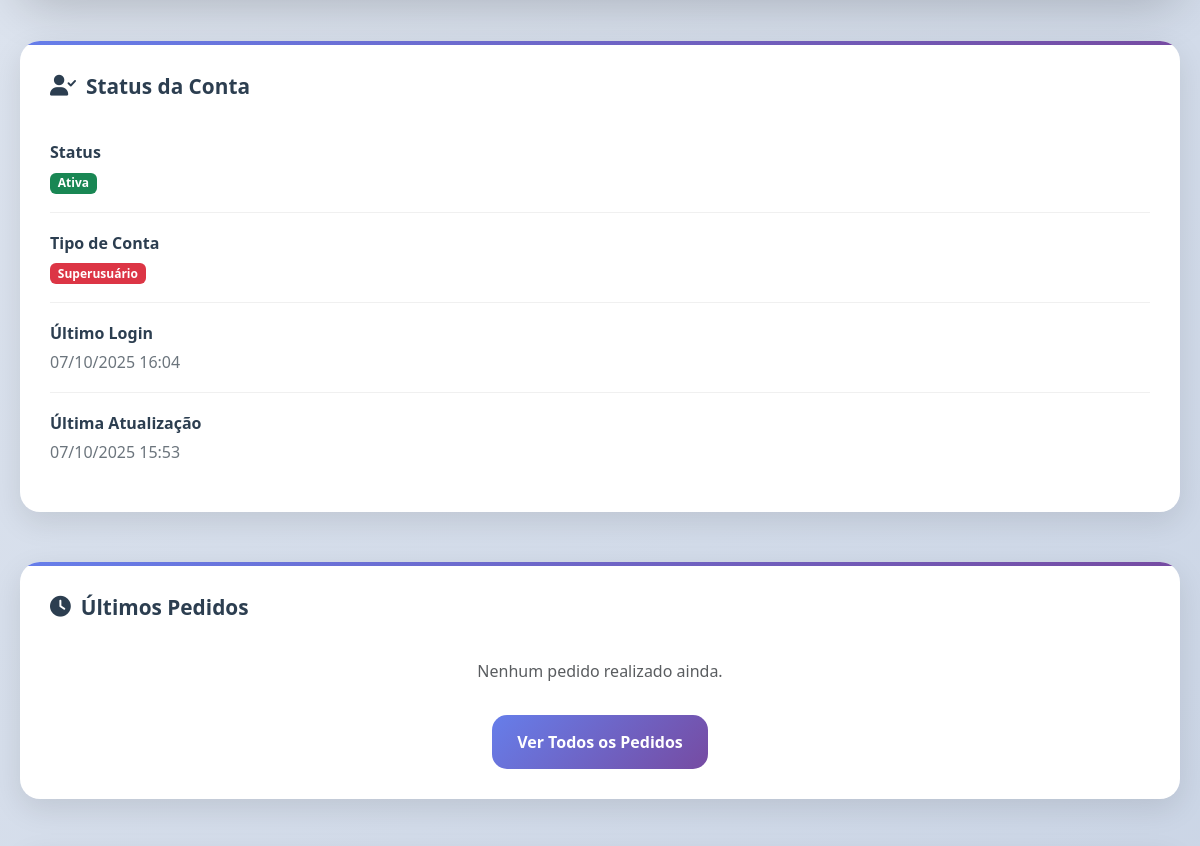
Page /register/perfil/ (signed in, middle part) on the earlier database version.
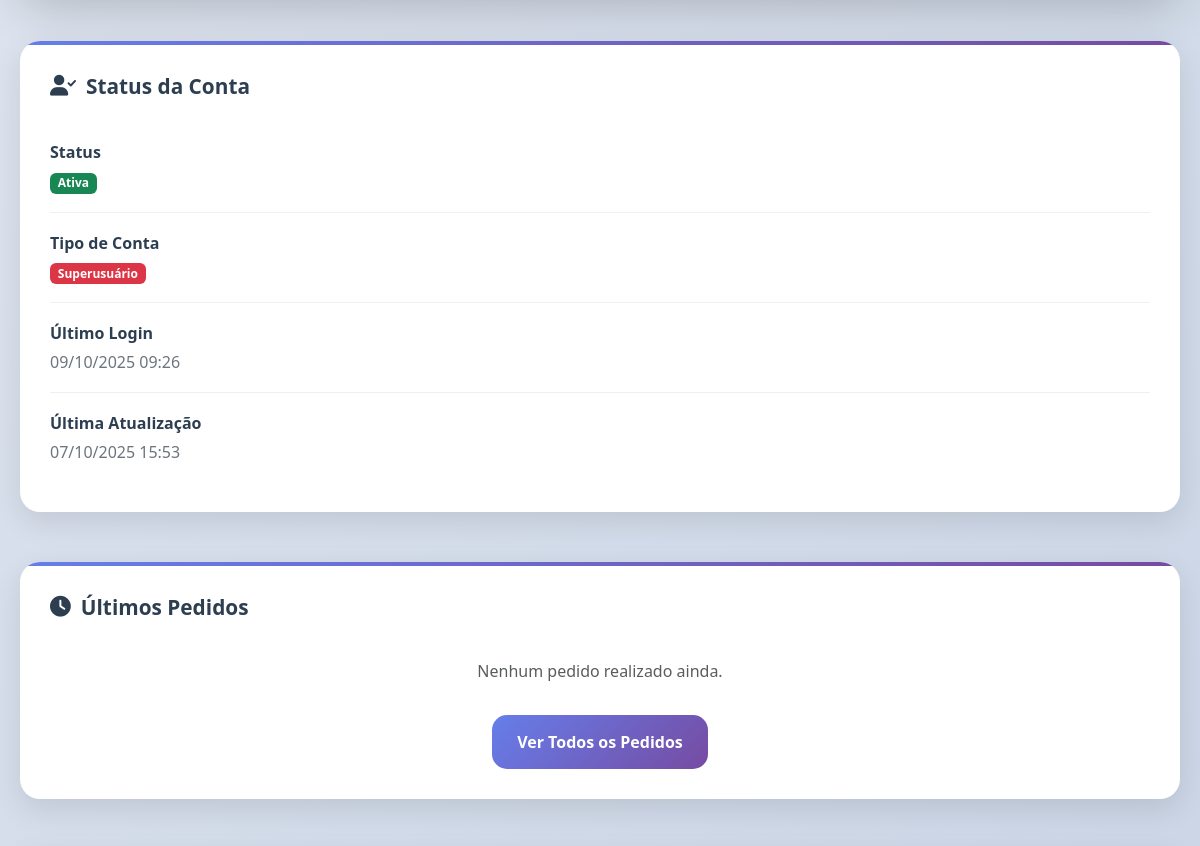
Same page on the later database version.
### conta/models.py (models this page shows, shortened)
class Usuario(AbstractBaseUser, PermissionsMixin):
    email = models.EmailField('E-mail', unique=True, max_length=100)
    nome = models.CharField('Nome Completo', max_length=100)
    telemovel = models.CharField('Telemóvel', max_length=15, blank=True, null=True)
    cpf = models.CharField('CPF', max_length=14, unique=True)
    data_nascimento = models.DateField('Data de Nascimento', blank=True, null=True)
    bairro = models.CharField('Bairro', max_length=100, blank=True, null=True)
    cidade = models.CharField('Cidade', max_length=100, blank=True, null=True)
    provincia = models.CharField('Província', max_length=50, blank=True, null=True)
    municipio = models.CharField('Município', max_length=50, blank=True, null=True)
    foto_perfil = models.ImageField(
        'Foto de Perfil',
        upload_to='avatars/%Y/%m/%d/',
        blank=True,
        null=True,
        default=None
    )
    data_criacao = models.DateTimeField('Data de Criação', default=timezone.now)
    data_atualizacao = models.DateTimeField('Data de Atualização', auto_now=True)
    is_active = models.BooleanField('Ativo', default=True)
    is_staff = models.BooleanField('Equipe', default=False)
    is_superuser = models.BooleanField('Superusuário', default=False)
    objects = UsuarioManager()
    USERNAME_FIELD = 'email'
    REQUIRED_FIELDS = ['nome', 'cpf']
    class Meta:
        verbose_name = 'Usuário'
        verbose_name_plural = 'Usuários'
        ordering = ['-data_criacao']

### conta/views.py (the view)
# urls.py: path('perfil/', views.perfil, name='perfil'),
@login_required
def perfil(request):
    User = get_user_model()
    usuario = request.user
    try:
        pedidos_usuario = PedidoEntrega.objects.filter(usuario=usuario)
        total_pedidos = pedidos_usuario.count()
        pedidos_entregues = pedidos_usuario.filter(estado='entregue').count()
        total_gasto_result = pedidos_usuario.aggregate(
            total=Sum('total')
        )['total'] or 0
        ultimos_pedidos = pedidos_usuario.order_by('-data_criacao')[:5]
    except Exception as e:
        print(f"Erro ao buscar estatísticas: {e}")
        total_pedidos = 0
        pedidos_entregues = 0
        total_gasto_result = 0
        ultimos_pedidos = []
    context = {
        'usuario': usuario,
        'total_pedidos': total_pedidos,
        'pedidos_entregues': pedidos_entregues,
        'total_gasto': total_gasto_result,
        'ultimos_pedidos': ultimos_pedidos
    }
    return render(request, 'perfil.html', context)

### carinho/models.py (called while the page is built)
    @property
    def total_itens(self):
        return self.itens.aggregate(total=models.Sum('quantidade'))['total'] or 0

### index/context_processors.py (called while the page is built)
def videos_context(request):
    video_principal = VideoHistoria.objects.filter(
        ativo=True,
        principal=True
    ).first()
    if not video_principal:
        video_principal = VideoHistoria.objects.filter(ativo=True).first()
    videos_galeria = VideoHistoria.objects.filter(
        ativo=True
    ).exclude(id=video_principal.id if video_principal else None).order_by('ordem_exibicao')[:6]
    return {
        'video_principal': video_principal,
        'videos_galeria': videos_galeria,
    }

### conta/templates/perfil.html (shortened to what the changed rows need)
<!DOCTYPE html>
{% load static %}
<html lang="pt-br">
<head>
    <link href="https://cdn.jsdelivr.net/npm/bootstrap@5.3.0/dist/css/bootstrap.min.css" rel="stylesheet">
    <link rel="stylesheet" href="https://cdnjs.cloudflare.com/ajax/libs/font-awesome/6.0.0/css/all.min.css">
    <link href="https://unpkg.com/aos@2.3.1/dist/aos.css" rel="stylesheet">
</head>
<body>
    <div class="main-container">
        <div class="content-grid">
            <div class="sidebar-content">
                <div class="info-card" data-aos="fade-left" data-aos-delay="300">
                    <div class="info-item">
                        <div class="info-label">Último Login</div>
                        <div class="info-value">
                            {% if usuario.last_login %}
                                {{ usuario.last_login|date:"d/m/Y H:i" }}
                            {% else %}
                                <span class="empty-field">Primeiro acesso</span>
                            {% endif %}
                        </div>
                    </div>
                    <div class="info-item">
                        <div class="info-label">Última Atualização</div>
                        <div class="info-value">{{ usuario.data_atualizacao|date:"d/m/Y H:i" }}</div>
                    </div>
                </div>
            </div>
        </div>
    </div>
</body>
</html>

Differences in the rows shown:
changed Usuario: last_login "07/10/2025 16:04" → "09/10/2025 09:26"
